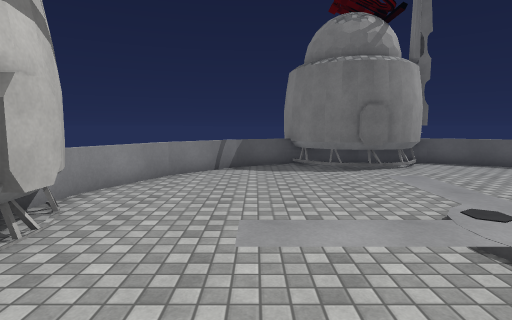
view 1 (above)

12 first-person views from a walk through a Unity game level. The camera is 1.5 m above the floor, tilts 6° down and sees 80° across. The floor is counted in squares, 1 m on a side. Each view is taken from the middle of a square. On the plan, view 1 faces up. The plan holds only what a view shows up to about 15 squares ahead; the rest is blank. The place goes on beyond the plan. Some animated figures are left out. Some surface patterns are stand-ins.

view 2
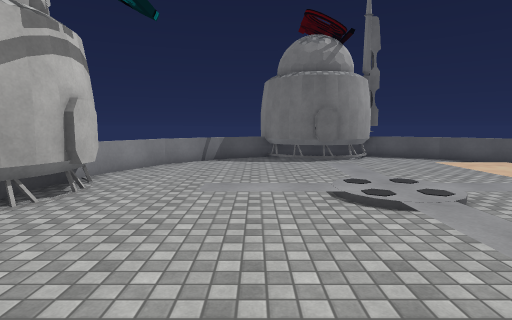

view 3
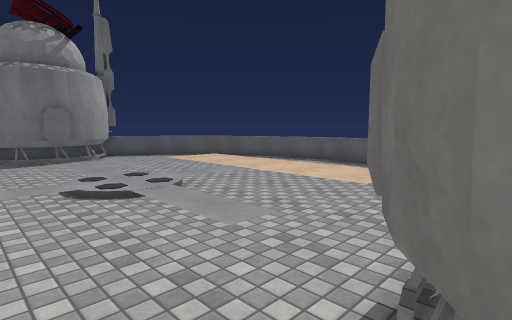

view 4
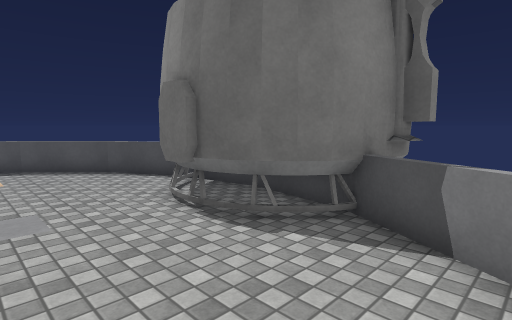

view 5
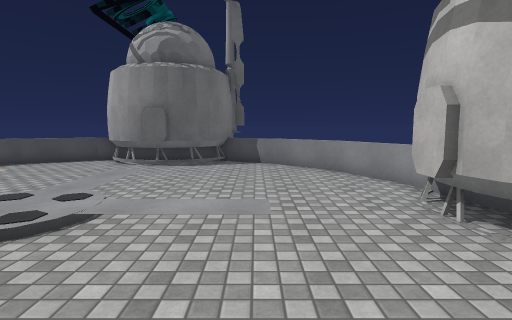

view 6
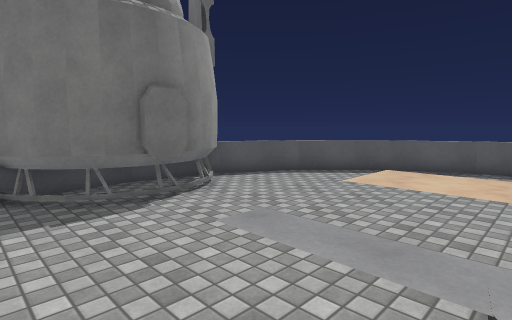

view 7
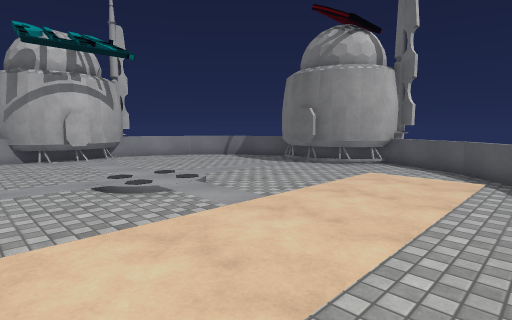

view 8
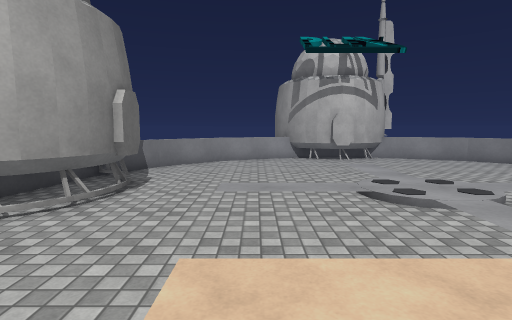

view 9
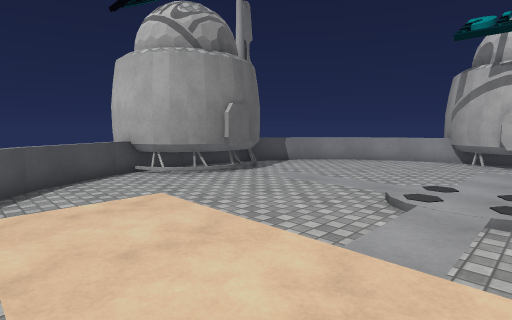

view 10
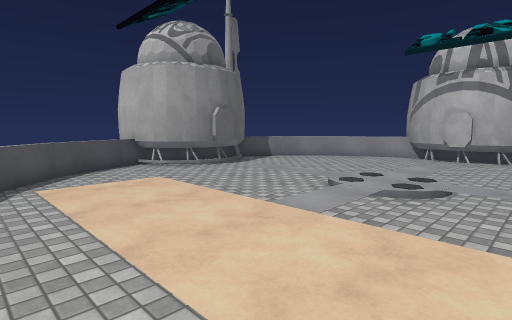

view 11
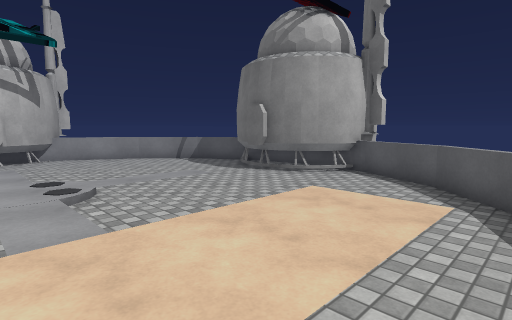

view 12
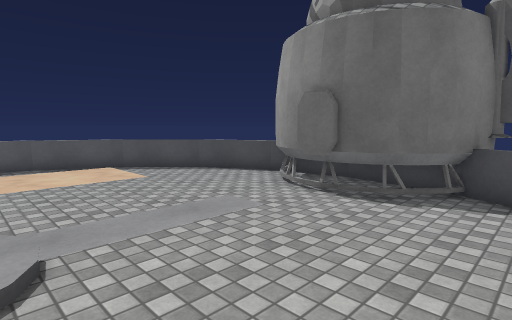

### Floor plan
Key: @ floor where view 1 was taken; # wall or solid block; . main floor; : floor 0.25 m higher than the main floor; / step, stairs or slope; = window, fence, low wall or low ledge.
Columns run from 5 left of view 1 to 14 right of it. Each row starts with its distance up from view 1.
 15             #
 14       ##    #
 13      #=######=#
 12     #=.#####..=#
 11    ##...###....##
 10   ##............##
  9  #=..........////=#
  8  =.......:.../::/.=
  7 #=.......:.../::/.=
  6 ##.......:.../::/.=#
  5  ##...../:/../::/.=#
  4  ##../::::::::::/..=
  3  ##...../:/../::/..=
  2 ##.......:.../::/.=#
  1 #=.......:.../::/.=
  0  =...@...:.../::/.=
 -1  #=....../...////=#
 -2   ##............##
 -3    ##...###.....=
 -4     #=.#####..==#
 -5     #########=##
 -6        ######
 -7             #

Where each view was taken, in squares from view 1:
view 1: 0 up, 0 right, facing up
view 2: 3 down, 1 right, facing up
view 3: 4 down, 1 right, facing up-right
view 4: 0 up, 1 left, facing down-right
view 5: 9 up, 0 right, facing down
view 6: 5 up, 1 right, facing up-right
view 7: 0 up, 12 right, facing up-left
view 8: 0 up, 11 right, facing left
view 9: 5 up, 11 right, facing down-left
view 10: 7 up, 12 right, facing down-left
view 11: 3 up, 12 right, facing up-left
view 12: 3 up, 0 right, facing down-right
